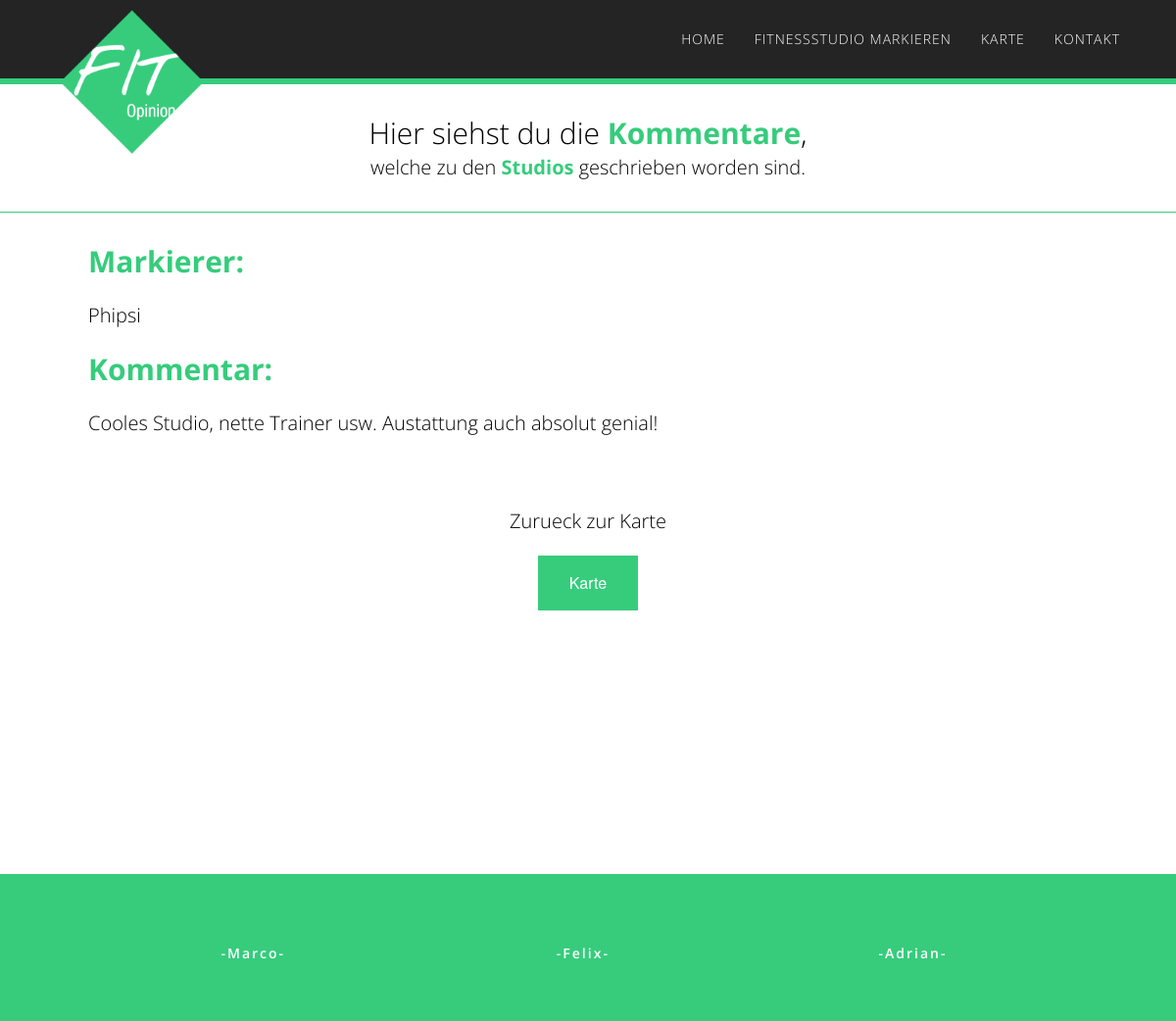
/details.php?id=25, run on the app's committed database.
### tables this page shows
CREATE TABLE IF NOT EXISTS `marker` (
  `id` int(11) NOT NULL AUTO_INCREMENT,
  `name` varchar(100) NOT NULL,
  `kommentar` varchar(200) DEFAULT 'Hier könnte dein Kommentar stehen!',
  `public` tinyint(1) NOT NULL,
  `lat` float NOT NULL,
  `lng` float NOT NULL,
  PRIMARY KEY (`id`)
);

### details.php (the view, shortened to what this page needs)
<?php
include('includes/header.php');
require('includes/db.php');
if (isset($_GET['id'])) {
    $query = $db->prepare('SELECT * FROM marker WHERE id = :id');
    $query->execute(array('id' => $_GET['id']));
    $data = $query->fetch();
}
?>
<div class="map-title">
    <hgroup>
        <h1>Hier siehst du die <strong class="green-strong">Kommentare</strong>,</h1>
        <h3>welche zu den <strong class="green-strong">Studios</strong> geschrieben worden sind.</h3>
    </hgroup>
</div>
<div id="wrapper-details">
    <div id="content">
        <h1 class="h1-locate"><strong class="green-strong-details-first">Markierer:</strong></h1>
        <h3 class="h1-locate"><?= htmlentities($data['name']); ?></h3>
        <h1 class="h1-locate"><strong class="green-strong-details-second">Kommentar:</strong></h1>
        <div class="kommentar-wrapper">
            <h3 class="h1-locate"><?= htmlentities($data['kommentar']); ?></h3>
        </div>
        <h3 class="h3-details">Zurueck zur Karte</h3>
        <div class="a-details">
            <a class="button" href="karte.php">Karte</a>
        </div>
    </div>
</div>
<?php
include('includes/footer.php');
?>

### css/style.css (style rules this page uses)
body { margin:0; padding:0; }
.karte { background: #FFF; }
h1 { color: #000000; font-family: 'Open Sans',sans-serif; font-size: 30px; font-weight: 300; line-height: 40px; margin: 0; }
h3 { color: #000000; font-family: 'Open Sans',sans-serif; font-size: 20px; font-weight: 300; line-height: 30px; margin: 0; }
.h1-locate { padding-bottom: 20px; }
#wrapper-details { background: none repeat scroll 0 0 #FFFFFF !important; height: 615px; padding-bottom: 30px; padding-top: 30px; width: 100%; }
#content { background: none repeat scroll 0 0 #FFFFFF !important; margin: 0 auto; width: 1020px; }
.green-strong { color: #36CC7C; }
.green-strong-details-first { color: #36CC7C; }
.green-strong-details-second { color: #36CC7C; }
.h3-details { padding-top: 50px; padding-bottom: 20px; text-align: center; }
.a-details { text-align: center; }
.map-title { border-bottom: 1px inset #36CC7C; padding-bottom: 30px; padding-top: 30px; text-align: center; }
.kommentar-wrapper { word-wrap: break-word; }
button, .button { background-color: #36CC7C; border-color: #35CC7C; border-style: solid; border-width: 0; color: #FFFFFF; cursor: pointer; display: inline-block; font-family: "Helvetica Neue","Helvetica",Helvetica,Arial,sans-serif; font-size: 1rem; font-weight: normal; line-height: normal; padding: 1rem 2rem 1.0625rem; position: relative; text-align: center; text-decoration: none; transition: background-color 300ms ease-out 0s; }

### css/typo.css (style rules this page uses)
h1, h2, h3, p { font-family: 'Open Sans', 'sans-serif'; }

### css/nivo_style.css (style rules this page uses)
body { line-height:1; color:black; background:white; }
body { font:14px/1.6 Georgia, Palatino, Palatino Linotype, Times, Times New Roman, serif; color:#333; background:#eee; }

### data on the page
marker: name "Phipsi", kommentar "Cooles Studio, nette Trainer usw. Austattung auch absolut genial!"
